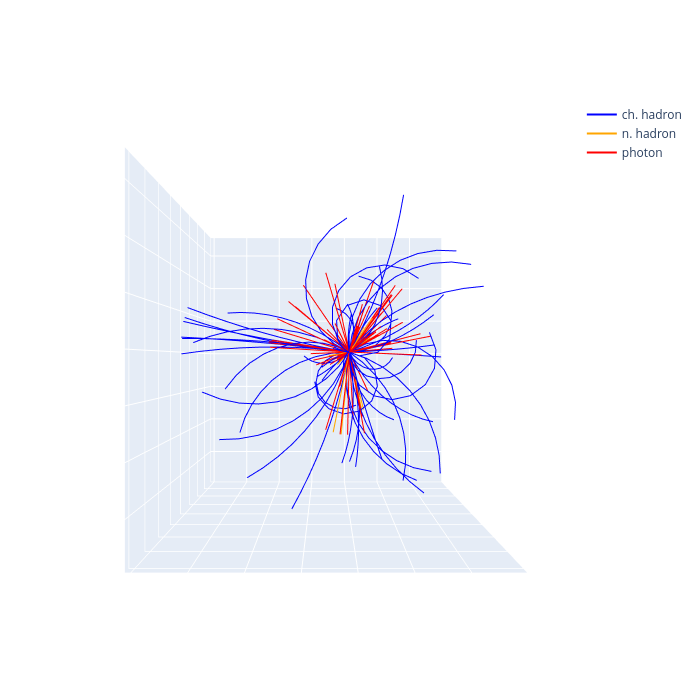

Notebook source saved alongside this figure:
### Markdown cell above
## Particles with legend

### Code cell
# Create 3D scatter plot with one trace per particle
traces = []
unique_particles = set(pdg_list)  # Get unique particle types

for particle in unique_particles:

    # Get indices for the current particle, including None at the end of each track
    indices = []
    for i, p in enumerate(pdg_list):
        if p is None:  # we don't need to add non-particles
            continue
        if p == particle:
            indices.append(i)
            if pdg_list[i + 1] is None:
                indices.append(i + 1)  # Add None at the end of the track to separate tracks in plot

    # Create a separate trace for each particle
    traces.append(
        go.Scatter3d(
            x=np.array(mc_x)[indices],
            y=np.array(mc_y)[indices],
            z=np.array(mc_z)[indices],
            mode="lines",
            line=dict(color=color_dict[particle]),  # Assign color for the particle
            name=f"{particle}",  # Add particle name to the legend
            showlegend=True,
        )
    )

# Customize the axis names
layout = go.Layout(
    scene=dict(
        xaxis=dict(title="", showticklabels=False),
        yaxis=dict(title="", showticklabels=False),
        zaxis=dict(title="", showticklabels=False),
        camera=dict(
            up=dict(x=1, y=0, z=0),  # Sets the orientation of the camera
            center=dict(x=0, y=0, z=0),  # Sets the center point of the plot
            eye=dict(x=0, y=0, z=2.0),  # Sets the position of the camera
        ),
    ),
    showlegend=True,
    width=700,
    height=700,
)

# Create the figure and display the plot
fig = go.Figure(data=traces, layout=layout)
fig.update_traces(
    marker_line_width=0, selector=dict(type="scatter3d")
)  # Avoid plotting white spots when things overlap
# fig.write_image("pic_particles_legend.pdf", width=1000, height=1000, scale=2)

### Figure 1 — Plotly figure (JSON) as saved in the notebook; plotly's stock layout.template omitted (floating-point values rounded to 4 significant figures; data arrays with more than 128 entries replaced by an {"elided": "..."} marker saying what was removed)
{"data": [{"line": {"color": "black"}, "marker": {"line": {"width": 0}}, "mode": "lines", "name": "None", "showlegend": true, "type": "scatter3d", "x": [], "y": [], "z": []}, {"line": {"color": "blue"}, "marker": {"line": {"width": 0}}, "mode": "lines", "name": "ch. hadron", "showlegend": true, "type": "scatter3d", "x": {"elided": "638 float values"}, "y": {"elided": "638 float values"}, "z": {"elided": "638 float values"}}, {"line": {"color": "orange"}, "marker": {"line": {"width": 0}}, "mode": "lines", "name": "n. hadron", "showlegend": true, "type": "scatter3d", "x": [0, -50.56, null, 0, 350.9, null, 0, -761.0, null, 0, -991.5, null, 0, 207.3, null, 0, 352.9, null, 0, -748.4, null, 0, -144.1, null, 0, -945.2, null], "y": [0, 253.4, null, 0, -214.1, null, 0, -188.8, null, 0, 101.0, null, 0, -323.5, null, 0, -233.1, null, 0, -211.2, null, 0, 162.6, null, 0, 199.0, null], "z": [0, 966.0, null, 0, 911.6, null, 0, -620.7, null, 0, 82.57, null, 0, -923.2, null, 0, -906.2, null, 0, -628.7, null, 0, 976.1, null, 0, 258.8, null]}, {"line": {"color": "red"}, "marker": {"line": {"width": 0}}, "mode": "lines", "name": "photon", "showlegend": true, "type": "scatter3d", "x": {"elided": "189 float values"}, "y": {"elided": "189 float values"}, "z": {"elided": "189 float values"}}], "layout": {"height": 700, "scene": {"camera": {"center": {"x": 0, "y": 0, "z": 0}, "eye": {"x": 0, "y": 0, "z": 2}, "up": {"x": 1, "y": 0, "z": 0}}, "xaxis": {"showticklabels": false, "title": {"text": ""}}, "yaxis": {"showticklabels": false, "title": {"text": ""}}, "zaxis": {"showticklabels": false, "title": {"text": ""}}}, "showlegend": true, "width": 700}}
